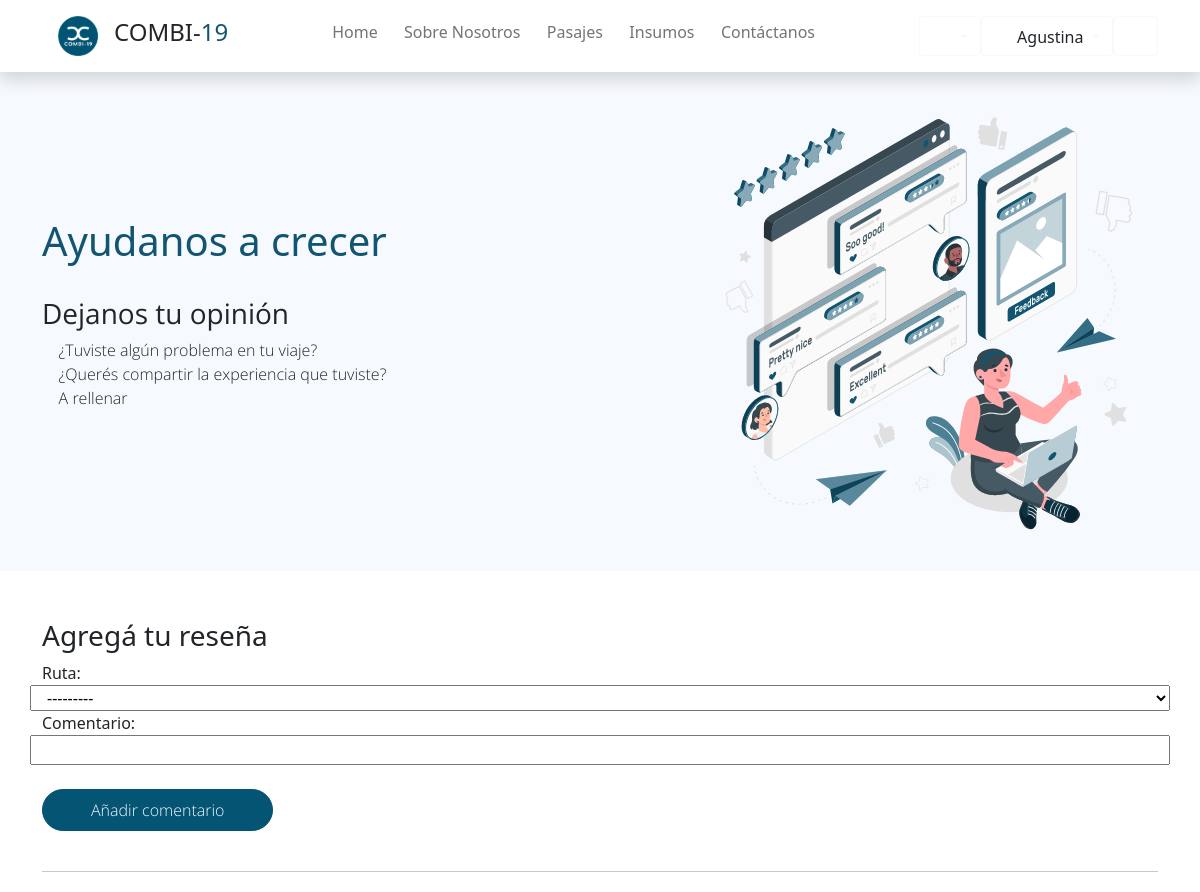
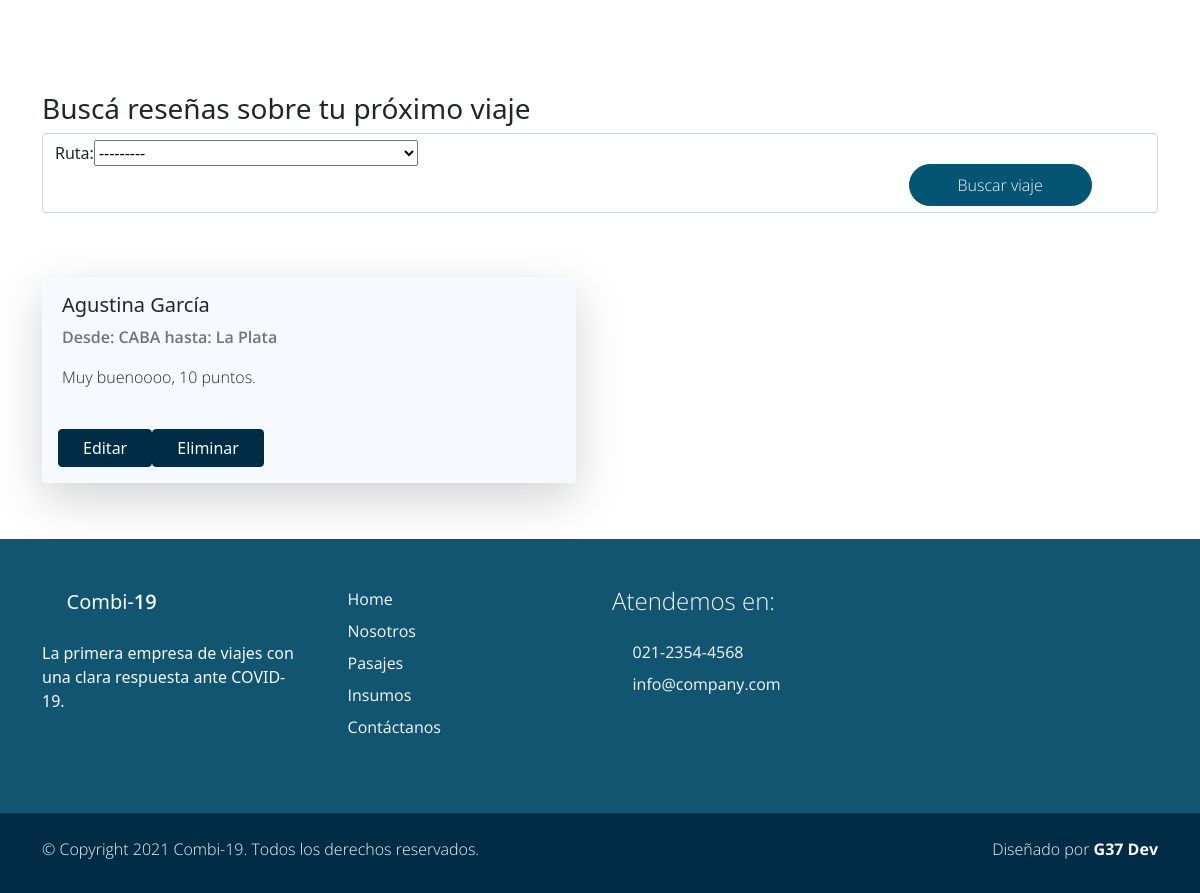
Screenshot of /reseñas (signed in) with the database file from the repository (2 pictures, top to bottom).
### users/models.py (models this page shows, shortened)
class Account(AbstractBaseUser):
    email               = models.EmailField(verbose_name="email", max_length=60, unique=True)
    dni                 = models.IntegerField(verbose_name="dni", unique=True,)
    first_name          = models.CharField(max_length=30, verbose_name='Nombre')
    last_name           = models.CharField(max_length=30, verbose_name='Apellido')
    date_of_birth       = models.DateField(blank=True, null=True)
    is_GOLD             = models.BooleanField(default=False)
    _is_admin           = models.BooleanField(default=False)
    is_active           = models.BooleanField(default=True)
    is_staff            = models.BooleanField(default=False)
    _is_superuser       = models.BooleanField(default=False)
    objects = MyAccountManager()
    class Meta:
        verbose_name        = "Usuario"
        verbose_name_plural = "Usuarios"
    USERNAME_FIELD = 'email'
    REQUIRED_FIELDS = ['dni', 'first_name', 'last_name', 'date_of_birth']
    def __str__(self):
        return self.get_full_name()
    def get_full_name(self):
        return f'{self.first_name} {self.last_name}'
    @property
    def is_superuser(self):
        return self.is_admin
    @property
    def is_admin(self):
        return self.is_staff
    @property
    def es_chofer(self):
        try:
            chofer = self.chofer
            print(chofer)
            return True
        except Chofer.DoesNotExist:
            return False

### Combi19App/models.py (models this page shows, shortened)
class Comentario(models.Model):
    usuario = models.ForeignKey(Account, default=None, null=True,on_delete=models.CASCADE)
    comentario = models.CharField(max_length=300)
    ruta = models.ForeignKey(Ruta, default=None, null=True,on_delete=models.CASCADE)

class Ruta(models.Model):
    origen        = models.ForeignKey(Lugar, default=None, on_delete=models.CASCADE, related_name='origen')
    destino       = models.ForeignKey(Lugar, default=None, on_delete=models.CASCADE, related_name='destino')
    nombre        = models.CharField(max_length=30, blank=True, null=True, verbose_name='Nombre de ruta')
    km            = models.IntegerField(validators=[MinValueValidator(0)])
    class Meta:
        unique_together = ('origen', 'destino')
    def __str__(self):
        return f'Origen: {self.origen} --> Destino: {self.destino}'

class Lugar(models.Model):
    nombre        = models.CharField(max_length=40, blank=True, null=True, unique=True, verbose_name='Lugar')
    provincia     = models.CharField(max_length=20, blank=True, null=True)
    codigo_postal = models.IntegerField(blank=True, null=True, unique=True, validators=[MinValueValidator(1000)])
    imagen        = models.ImageField(upload_to="ciudades", blank=True, null=True)
    class Meta:
        verbose_name_plural = "Lugares"
    def __str__(self):
        return f'{self.nombre}'

### Combi19App/templates/Combi19App/reseñas.html (shortened to what this page needs)
{% extends 'Combi19App/base.html' %}
{% load poll_extras %}
{% load bootstrap %}
{% load static %}
{% block content %}
<section class="bg-light">
    <div class="container py-4">
        <div class="row align-items-center justify-content-between">
            <div class="contact-header col-lg-4">
                <h1 class="h1 pb-4 text-primary">Ayudanos a crecer</h1>
                <h3 class="h3 regular-400">Dejanos tu opinión</h3>
                <p class="light-300">
                    <i class='bx bx-happy'></i>
                    ¿Tuviste algún problema en tu viaje?
                    <br>
                    <i class='bx bx-comment' ></i>
                    ¿Querés compartir la experiencia que tuviste?
                    <br>
                    <i class='bx bx-mail-send' ></i>
                    A rellenar
                </p>
            </div>
            <div class="contact-img col-lg-5 align-items-end col-md-4">
                <img src="{% static 'Combi19App/img/Feedback-amico.svg' %}"
            </div>
        </div>
    </div>
</section>
<section class="container py-5">
    <h3 class="h3"> Agregá tu reseña</h3>
    <div class="col-md-12 ">
        <form class="contact-form row" method="post" action="#" role="form"> {% csrf_token %}
            {{form|bootstrap}}
            <div class="py-4">
                <div class="col-md-3">
                    <button type="submit" class="btn btn-secondary rounded-pill px-md-5 px-4 py-2 radius-0 text-light light-300">Añadir comentario</button>
                </div>
            </div>
        </form>
    </div>
    <hr>
</section>
<section class="py-5 ">
    <div class="container">
        <h3 class="h3">Buscá reseñas sobre tu próximo viaje</h3>
        <form class="form-control " id="formularioFiltros" method="get" action="#" role="form">
            <div class="row gy-5 g-lg-5 ">
                <div class="col-md-9 pb-4">
                    {{miFiltro.form|bootstrap}}
                </div>
                <div class="col-md-3 pt-4">
                    <button type="submit" class="btn btn-secondary rounded-pill px-md-5 px-4 py-2 radius-0 text-light light-300">Buscar viaje</button>
                </div>
            </div>
        </form>
</section>
<section class="py-3 mb-3">
    <div class="container">
        <div class="row gy-5 g-lg-5 mb-4">
            {% if miFiltro.qs %}
                {%  for c in miFiltro.qs %}
                    <div class="col-xl-6 col-md-12 col-sm-12">
                        <div  class="card bg-light border-0 shadow-lg overflow-hidden">
                            <div class="card-body">
                                <div class="row">
                                    <div class="col-md-12 px-3">
                                        <h5 class="h5">{{c.usuario}}</h5>
                                        <p class="semi-bold-600 text-muted">Desde: {{c.ruta.origen}} hasta: {{c.ruta.destino}}</p>
                                        <p class="light-300 "style="height: 3em;">{{c.comentario}}</p>
                                    </div>
                                    {% if c.usuario == request.user %}
                                    <div class="btn-group" role="group" aria-label="Basic example">
                                        <a href="{% url 'Editar Comentario' c_id=c.id %}"><button type="button" class="btn btn-primary px-4">Editar</button></a>
                                        <a href="{% url 'Eliminar Comentario' c_id=c.id %}"><button type="button" class="btn btn-primary px-4">Eliminar</button></a>
                                    </div>
                                    {% endif %}
                                </div>
                            </div>
                        </div>
                    </div>
                {%  endfor %}
            {% else %}
                    <p>No hay comentarios para los datos indicados</p>
            {% endif %}
        </div>
    </div>
</section>
{% endblock %}

### Combi19App/templates/Combi19App/base.html (shortened to what this page needs)
{% load static %}
<!DOCTYPE html>
<html lang="es">
<head>
    {% load static %}
    <link href="{% static 'Combi19App/css/bootstrap.min.css' %}" rel="stylesheet">
    <link href="{% static 'Combi19App/css/boxicon.min.css' %}" rel="stylesheet">
    <link rel="stylesheet" href="{% static 'Combi19App/css/estilos.css' %}">
</head>
<body>
    <nav id="main_nav" class="navbar navbar-expand-lg navbar-light bg-white shadow">
        <div class="container d-flex justify-content-center align-items-center">
            <a class="navbar-brand h1 " href="index.html">
                <a class="navbar-brand" href="#!"><img src="{% static 'Combi19App/img/logo_is_chiquito.png' %}" width="40">
                </a>
                <span class="text-dark h4">COMBI-</span><span class="text-primary h4">19</span></a>
            <div class="align-self-center collapse navbar-collapse flex-fill  d-lg-flex justify-content-lg-between" id="navbar-toggler-success">
                <div class="flex-fill mx-xl-5 mb-2">
                    <ul class="nav navbar-nav d-flex justify-content-between mx-xl-5 text-center text-dark">
                       <li class="nav-item">
                            <a class="nav-link btn-outline-primary rounded-pill px-2" href="{% url 'Home' %}">Home</a>
                        </li>
                        <li class="nav-item">
                            <a class="nav-link btn-outline-primary rounded-pill px-2" href="{% url 'About' %}">Sobre Nosotros</a>
                        </li>
                        <li class="nav-item">
                            <a class="nav-link btn-outline-primary rounded-pill px-2" href="{% url 'Pasajes' %}">Pasajes</a>
                        </li>
                        <li class="nav-item">
                            <a class="nav-link btn-outline-primary rounded-pill px-2" href="{% url 'Insumos' %}">Insumos</a>
                        </li>
                        <li class="nav-item">
                            <a class="nav-link btn-outline-primary rounded-pill px-2" href="{% url 'Contacto' %}">Contáctanos</a>
                        </li>
                    </ul>
                </div>
                <div class="navbar align-self-center">
                    <div class="btn-group" role="group">
                        <div class="btn-group" role="group">
                            <button class="btn btn-outline-light dropdown-toggle" type="button" id="dropdownMenuButton1" data-toggle="dropdown" aria-haspopup="true" aria-expanded="false">
                                <i class='bx bx-help-circle bx-sm bx-tada-hover text-primary'></i>
                            </button>
                        </div>
                    </div>
                    <div class="btn-group" role="group">
                        <div class="btn-group" role="group">
                            <button class="btn btn-outline-light dropdown-toggle" type="button" id="dropdownMenuButton" data-toggle="dropdown" aria-haspopup="true" aria-expanded="false">
                                {% if request.user.es_chofer %}
                                    <i class='bx bx-bus bx-sm text-primary''></i>
                                {% else %}
                                    <i class='bx bx-user-circle bx-sm text-primary'></i>
                                {% endif %}
                                <span class="text-dark">{{ request.user.first_name }}</span>
                            </button>
                        </div>
                    </div>
                    <div>
                        <a class="btn btn-outline-light" href="{% url 'Logout' %}">
                            <i class='bx bx-log-out-circle bx-sm text-primary'></i>
                        </a>
                    </div>
                    </div>
                </div>
            </div>
    </nav>
    <div class="main">
        {% block content %}
        {% endblock content %}
    </div>
    <footer class="bg-primary pt-4">
        <div class="container">
            <div class="row py-4">
                <div class="col-lg-3 col-12 align-left">
                    <a class="navbar-brand" href="index.html">
                        <i class='bx bx-bus bx-sm text-light'></i>
                        <span class="text-light h5">Combi-</span><span class="text-light h5 semi-bold-600">19</span>
                    </a>
                    <p class="text-light my-lg-4 my-2">
                        La primera empresa de viajes con una clara respuesta ante COVID-19.
                    </p>
                    <ul class="list-inline footer-icons light-300">
                        <li class="list-inline-item m-0">
                            <a class="text-light" target="_blank" href="http://facebook.com/">
                                <i class='bx bxl-facebook-square bx-md'></i>
                            </a>
                        </li>
                        <li class="list-inline-item m-0">
                            <a class="text-light" target="_blank" href="https://www.linkedin.com/">
                                <i class='bx bxl-linkedin-square bx-md'></i>
                            </a>
                        </li>
                        <li class="list-inline-item m-0">
                            <a class="text-light" target="_blank" href="https://www.whatsapp.com/">
                                <i class='bx bxl-whatsapp-square bx-md'></i>
                            </a>
                        </li>
                    </ul>
                </div>
                <div class="col-lg-3 col-md-4 my-sm-0 mt-4">
                        <ul class="list-unstyled text-light light-300">
                            <li class="pb-2">
                                <i class='bx-fw bx bxs-chevron-right bx-xs'></i><a class="text-decoration-none text-light"
								href="{% url 'Home' %}">Home</a>
                            </li>
                            <li class="pb-2">
                                <i class='bx-fw bx bxs-chevron-right bx-xs'></i><a class="text-decoration-none text-light py-1"
								href="{% url 'About' %}">Nosotros</a>
                            </li>
                            <li class="pb-2">
                                <i class='bx-fw bx bxs-chevron-right bx-xs'></i><a class="text-decoration-none text-light py-1"
								href="#">Pasajes</a>
                            </li>
                            <li class="pb-2">
                                <i class='bx-fw bx bxs-chevron-right bx-xs'></i></i><a class="text-decoration-none text-light py-1"
								href="#"">Insumos</a>
                            </li>
                            <li class="pb-2">
                                <i class='bx-fw bx bxs-chevron-right bx-xs'></i><a class="text-decoration-none text-light py-1"
								href="#">Contáctanos</a>
                            </li>
                        </ul>
                </div>
                <div class="col-lg-3 col-md-4 my-sm-0 mt-4">
                    <h2 class="h4 pb-lg-3 text-light light-300">Atendemos en:</h2>
                    <ul class="list-unstyled text-light light-300">
                        <li class="pb-2">
                            <i class='bx-fw bx bx-phone bx-xs'></i><a class="text-decoration-none text-light py-1"
							href="tel:010-020-0340">021-2354-4568</a>
                        </li>
                        <li class="pb-2">
                            <i class='bx-fw bx bx-mail-send bx-xs'></i><a class="text-decoration-none text-light py-1"
							href="mailto:info@company.com">info@company.com</a>
                        </li>
                    </ul>
                </div>
            </div>
        </div>
        <div class="w-100 bg-secondary py-3">
            <div class="container">
                <div class="row pt-2">
                    <div class="col-lg-6 col-sm-12">
                        <p class="text-lg-start text-center text-light light-300">
                            © Copyright 2021 Combi-19. Todos los derechos reservados.
                        </p>
                    </div>
                    <div class="col-lg-6 col-sm-12">
                        <p class="text-lg-end text-center text-light light-300">
                            Diseñado por <a rel="sponsored" class="text-decoration-none text-light"
							href="https://cursophp.com.ar/" target="_blank"><strong>G37 Dev</strong></a>
                        </p>
                    </div>
                </div>
            </div>
        </div>
    </footer>

### rows the page displays
Account: user.first_name "Agustina"
Comentario: usuario "Agustina García", ruta.origen "CABA", ruta.destino "La Plata", comentario "Muy buenoooo, 10 puntos.", shows "Editar"
